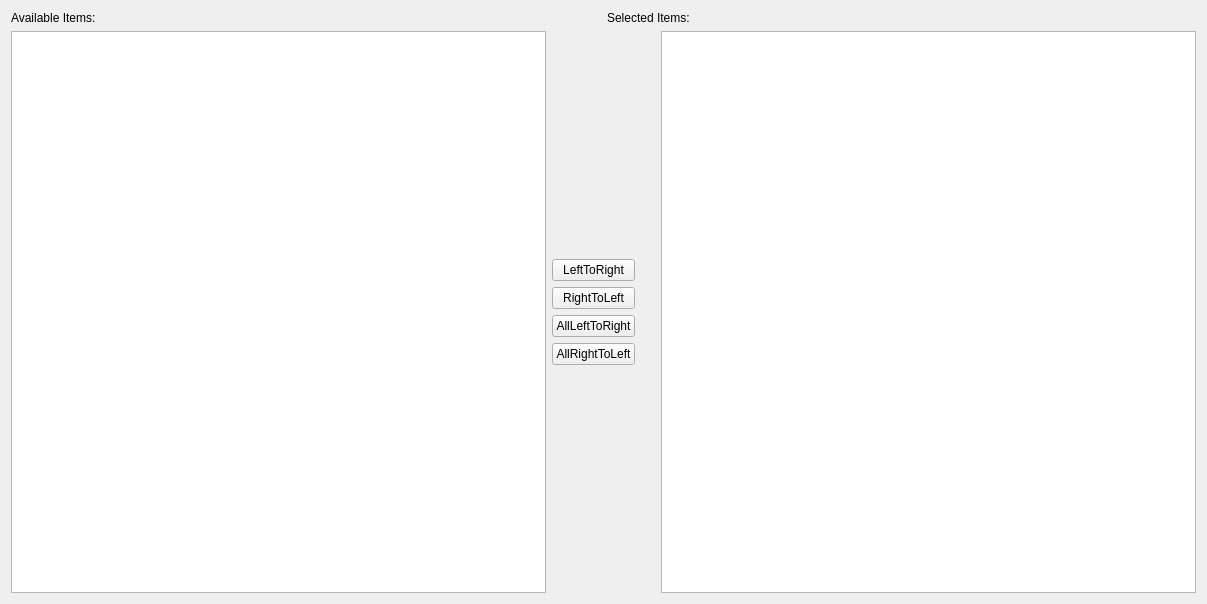
<?xml version="1.0" encoding="UTF-8"?>
<ui version="4.0">
 <class>SelectLists</class>
 <widget class="QWidget" name="SelectLists">
  <property name="geometry">
   <rect>
    <x>0</x>
    <y>0</y>
    <width>1207</width>
    <height>604</height>
   </rect>
  </property>
  <property name="windowTitle">
   <string>Selection LIst</string>
  </property>
  <layout class="QVBoxLayout" name="verticalLayout">
   <item>
    <layout class="QHBoxLayout" name="horizontalLayout_3">
     <property name="topMargin">
      <number>0</number>
     </property>
    </layout>
   </item>
   <item>
    <layout class="QHBoxLayout" name="horizontalLayout_2">
     <property name="topMargin">
      <number>0</number>
     </property>
     <item>
      <widget class="QLabel" name="availableLabel">
       <property name="text">
        <string>Available Items:</string>
       </property>
      </widget>
     </item>
     <item>
      <widget class="QLabel" name="exportLabel">
       <property name="text">
        <string>Selected Items:</string>
       </property>
      </widget>
     </item>
    </layout>
   </item>
   <item>
    <layout class="QHBoxLayout" name="horizontalLayout">
     <item>
      <widget class="QListView" name="availableView"/>
     </item>
     <item>
      <layout class="QVBoxLayout" name="verticalLayout_2">
       <property name="rightMargin">
        <number>20</number>
       </property>
       <item>
        <spacer name="verticalSpacer">
         <property name="orientation">
          <enum>Qt::Orientation::Vertical</enum>
         </property>
         <property name="sizeHint" stdset="0">
          <size>
           <width>20</width>
           <height>40</height>
          </size>
         </property>
        </spacer>
       </item>
       <item>
        <widget class="QPushButton" name="left2RightButton">
         <property name="text">
          <string>LeftToRight</string>
         </property>
        </widget>
       </item>
       <item>
        <widget class="QPushButton" name="right2LeftButton">
         <property name="text">
          <string>RightToLeft</string>
         </property>
        </widget>
       </item>
       <item>
        <widget class="QPushButton" name="allLeft2RightButton">
         <property name="text">
          <string>AllLeftToRight</string>
         </property>
        </widget>
       </item>
       <item>
        <widget class="QPushButton" name="allRight2LeftButton">
         <property name="text">
          <string>AllRightToLeft</string>
         </property>
        </widget>
       </item>
       <item>
        <spacer name="verticalSpacer_2">
         <property name="orientation">
          <enum>Qt::Orientation::Vertical</enum>
         </property>
         <property name="sizeHint" stdset="0">
          <size>
           <width>20</width>
           <height>40</height>
          </size>
         </property>
        </spacer>
       </item>
      </layout>
     </item>
     <item>
      <widget class="QListView" name="exportView"/>
     </item>
    </layout>
   </item>
  </layout>
 </widget>
 <resources/>
 <connections/>
</ui>
